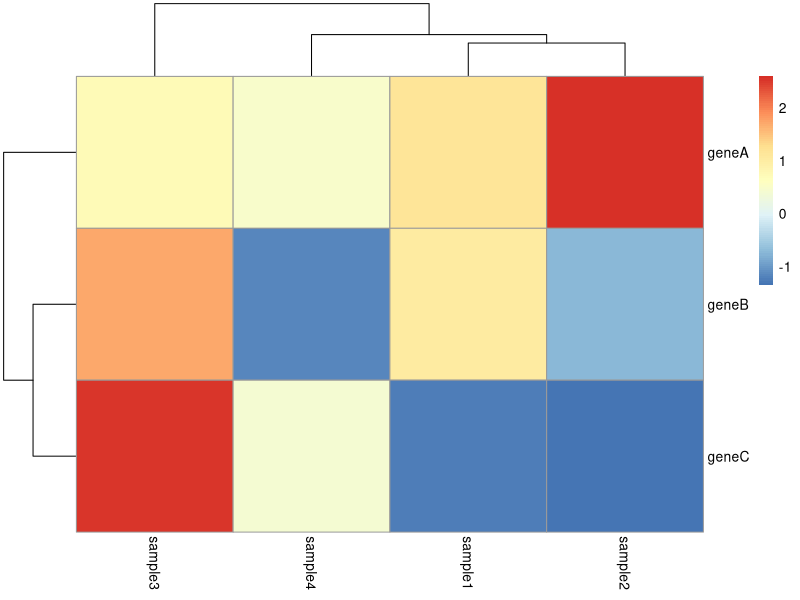
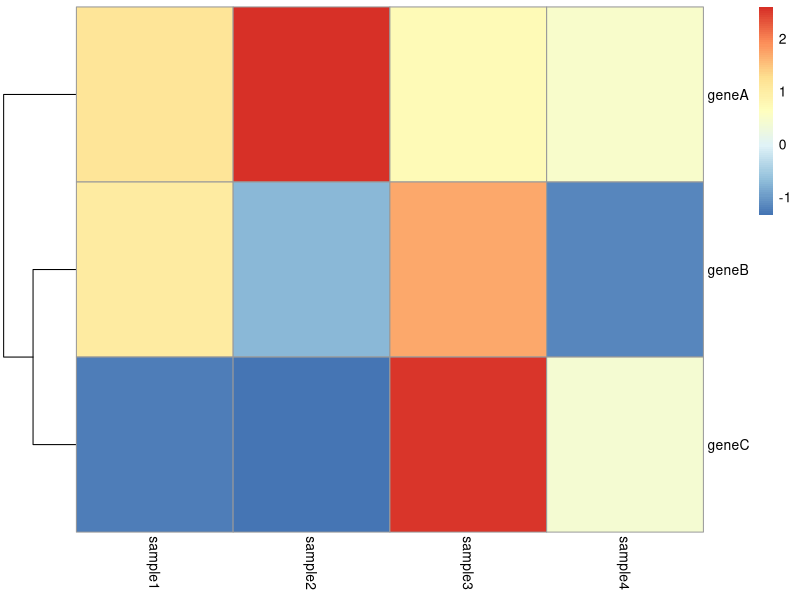
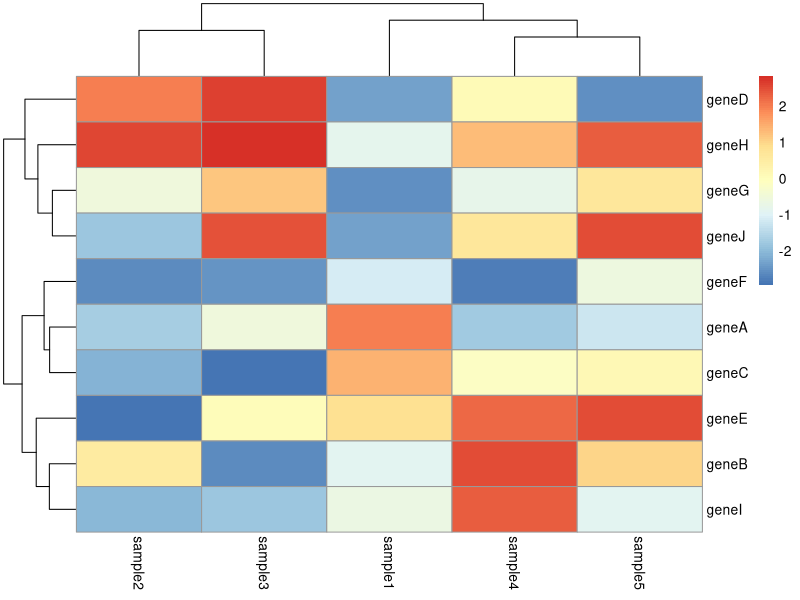
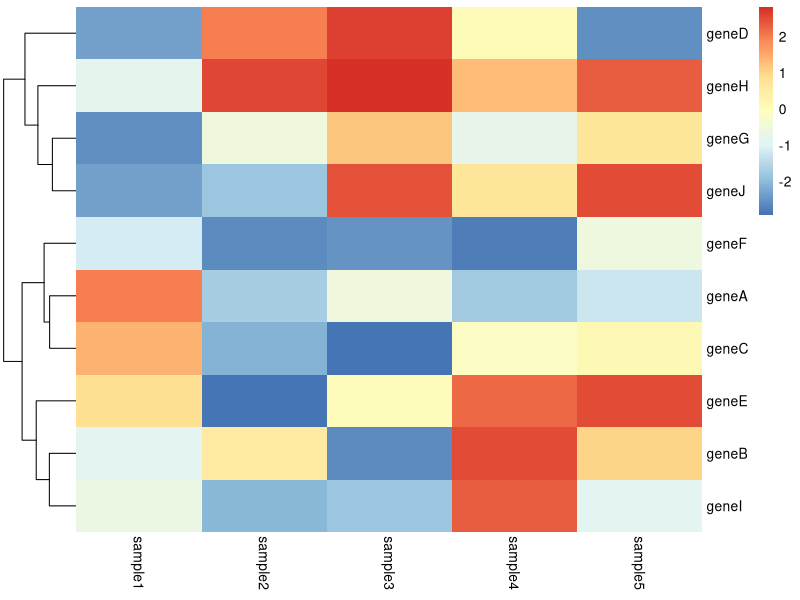
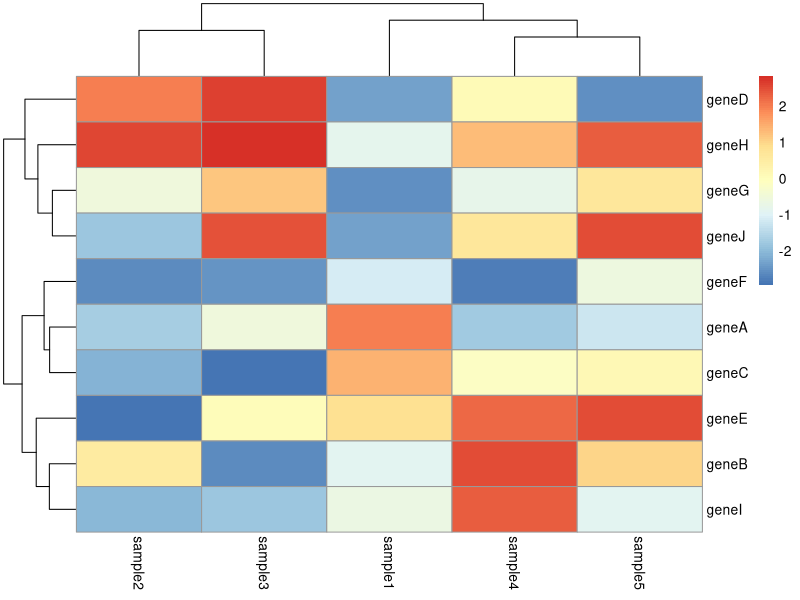

Reproduce these figures in R, in order.
###Creating heatmaps

install.packages("pheatmap")
library(pheatmap) # load library

### make a data frame with gene expression values. The gene IDs should be in row names.
df <- data.frame(row.names = c("geneA", "geneB", "geneC"),
                 sample1 = runif(3, min = -3, max = 3),
                 sample2 = runif(3, min = -3, max = 3),
                 sample3 = runif(3, min = -3, max = 3),
                 sample4 = runif(3, min = -3, max = 3))

### make a simple heatmap
# load library
library(pheatmap) 

# make the heatmap
pheatmap(df)


# re-draw the heatmap without clustering genes
pheatmap(df,
         cluster_cols = FALSE)


###Exercise: make a heatmap of 10 genes across 5 conditions
df <- data.frame(row.names = c("geneA", "geneB", "geneC", "geneD", "geneE", "geneF", "geneG", "geneH", "geneI", "geneJ"),
                 sample1 = runif(10, min = -3, max = 3),
                 sample2 = runif(10, min = -3, max = 3),
                 sample3 = runif(10, min = -3, max = 3),
                 sample4 = runif(10, min = -3, max = 3),
                 sample5 = runif(10, min= -3, max = 3))

# making the heatmap
pheatmap(df)

# re-draw the heatmap without clustering genes and no border 
pheatmap(df, border_color = NA, cluster_cols = FALSE)

#to save in png format
# Open a PNG device
png(filename = "heatmap.png", width = 800, height = 600)
# Make the heatmap
pheatmap(df)
# Close the PNG device
dev.off()
